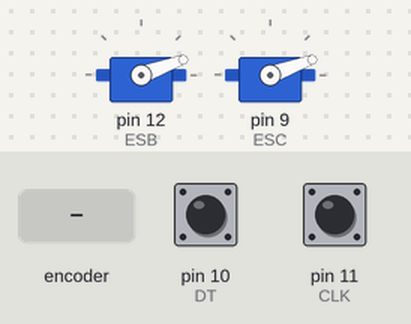
Simulated run of this sketch. Board: Arduino Uno, built with avr-gcc and run on an emulated ATmega328P. Shown: 2 × servo. The test bench sets the inputs (shaded band); at power-on: pin 10 (DT) HIGH, pin 11 (CLK) HIGH. What the sketch prints to the serial monitor is not drawn.

Above: at 1.2 s.
1.3 s: rotary encoder on pin 11 (CLK) / pin 10 (DT) turned 3 steps (first pin leading)
Timing chart, 0 to 4.3 s (numbered marks = the images above; inputs shaded):
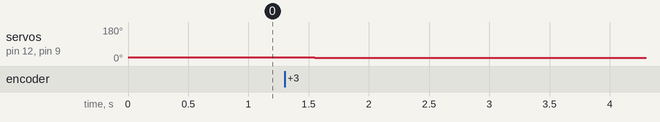

Measured:
- after the input at 1.3 s, servo on pin 12 (ESB), servo on pin 9 (ESC): 20° → 19° after 0.05 s, → 18° 0.20 s later, → 17° 0.20 s later

The sketch:

ESCs.ino
```cpp
#include <Servo.h>
#define CLK 11
#define DT 10

int counter = 20;
int currentStateCLK;
int lastStateCLK;
String currentDir = "";

Servo ESB;
Servo ESC;

int Speed;

void setup(){
  Serial.begin(9600);
ESB.attach(12,1000,2000);
ESC.attach(9,1000,2000);
  pinMode(CLK, INPUT);
  pinMode(DT, INPUT);
  lastStateCLK = digitalRead(CLK);
}

void loop(){

  // Read the current state of CLK
  currentStateCLK = digitalRead(CLK);

  // If last and current state of CLK are different, then pulse occurred
  // React to only 1 state change to avoid double count
  if (currentStateCLK != lastStateCLK && currentStateCLK == 1) {

    // If the DT state is different than the CLK state then
    // the encoder is rotating CCW so decrement
    if (digitalRead(DT) != currentStateCLK) {
      counter--;
      currentDir = "CCW";
    } else {
      // Encoder is rotating CW so increment
      counter++;
      currentDir = "CW";
    }

    Serial.print(" | Counter: ");
    Serial.println(counter);
  }

  // Remember last CLK state
  lastStateCLK = currentStateCLK;

  Speed = counter;
  ESB.write(Speed);
  ESC.write(Speed);
  delay(1);
}
```
